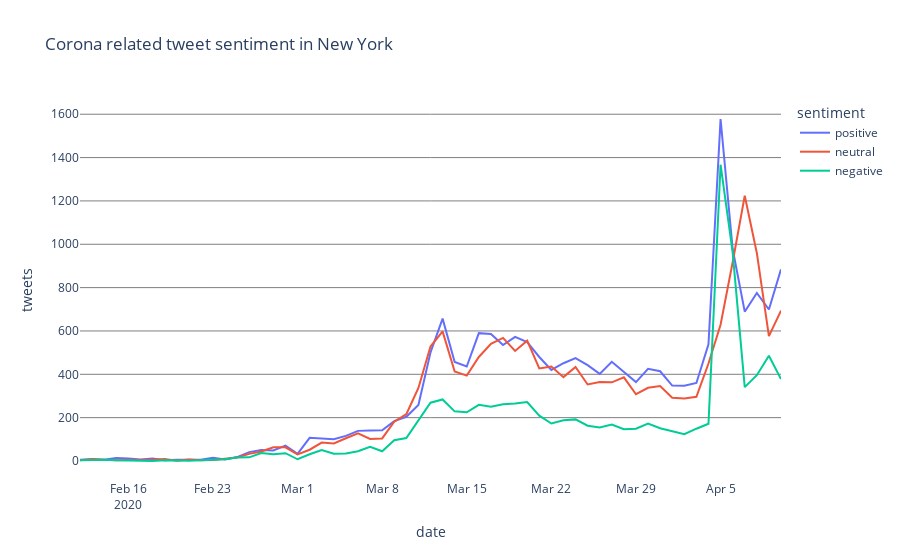
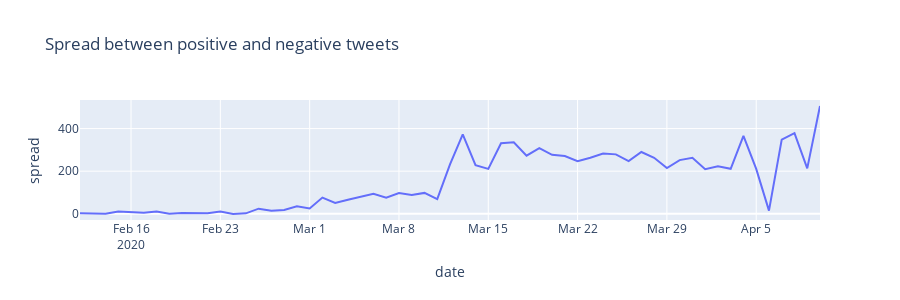

The notebook cell saved with these charts, in order:
### Markdown cell above
# Data visualization & interpretation

### Code cell
df_list= [pd.DataFrame(dict(date=ny_sent.index,tweets=ny_sent[i],sentiment=i)) for i in ny_sent.columns]

fig = px.line(pd.concat(df_list), x='date', y='tweets',color='sentiment', title='Corona related tweet sentiment in New York')
fig.update_layout(plot_bgcolor='white', yaxis={'gridcolor' : 'gray'})
fig.show()

df_spread=pd.DataFrame(dict(date=ny_sent.index, spread=ny_sent['positive']-ny_sent['negative']))

fig2 = px.line(df_spread, x='date', y='spread', 
               title='Spread between positive and negative tweets',height=300)
fig2.show()
